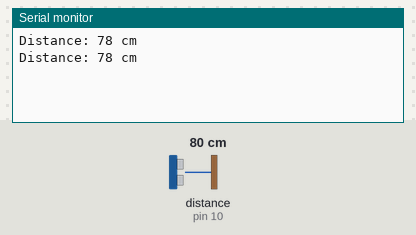
Bench run of a sketch on a simulated Arduino Uno, built with avr-gcc and run on an emulated ATmega328P. On the bench: the last lines printed to the serial monitor. Wiring (inferred from the names in the program): ultrasonic range finder: trigger pin 9; echo pin 10. The test bench sets the inputs (shaded band); at power-on: distance to the obstacle (sensor on pin 10) 80 cm. The echo pulse lasts 58.3 µs per cm.

Above: at 1.8 s.
1.9 s: distance to the obstacle (sensor on pin 10) set to 2 cm
At 2.8 s:
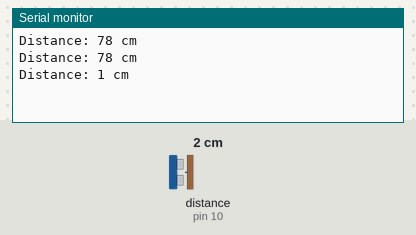
3.4 s: distance to the obstacle (sensor on pin 10) set to 4 cm
At 4.8 s:
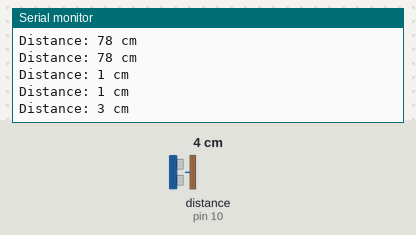
Timing chart, 0 to 6.4 s (numbered marks = the images above; inputs shaded):
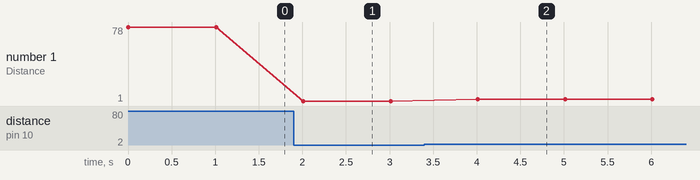

Measured:
- after the input at 1.9 s, the serial monitor: prints a new line after 0.11 s (image 1)
- after the input at 3.4 s, the serial monitor: prints a new line after 0.61 s (image 2)
- plotted number 1: 78 → 1 after the input at 1.9 s, 1 → 3 after the input at 3.4 s

The sketch:

Ultrasonic_Distance.ino
```cpp
int trigPin = 9;    // Trigger pin connected to pin 9
int echoPin = 10;   // Echo pin connected to pin 10
long duration;      // Variable to store the duration of the echo
int distance;       // Variable to store the distance

void setup() {
    pinMode(trigPin, OUTPUT);   // Set trigger pin as output
    pinMode(echoPin, INPUT);    // Set echo pin as input
    Serial.begin(9600);         // Initialize serial communication
}

void loop() {
    digitalWrite(trigPin, LOW);
    delayMicroseconds(2);   // Wait for a stable low signal
    digitalWrite(trigPin, HIGH);  // Send a pulse to the trigger pin
    delayMicroseconds(10);  // Wait for 10ms
    digitalWrite(trigPin, LOW);  // Stop sending pulse

    duration = pulseIn(echoPin, HIGH);  // Measure the echo time
    distance = duration * 0.034 / 2;    // Calculate the distance in cm

    Serial.print("Distance: ");
    Serial.print(distance);
    Serial.println(" cm");
    delay(1000);  // Wait for 1 second before next measurement
}
```
